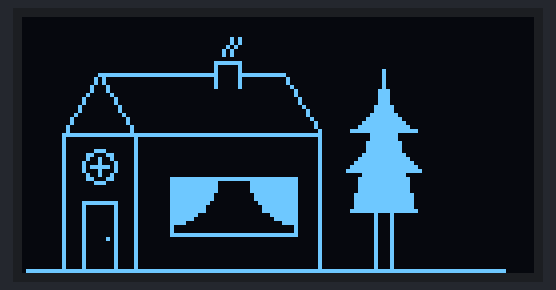
Simulated run of this sketch. Board: Arduino Uno, built with avr-gcc and run on an emulated ATmega328P. On the bench: 128×64 one-colour display.

Above: at 0.37 s.
At 3.83 s:
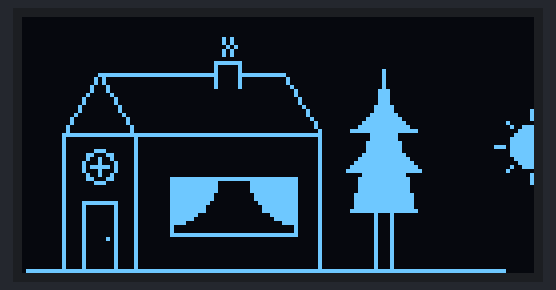
At 7.31 s:
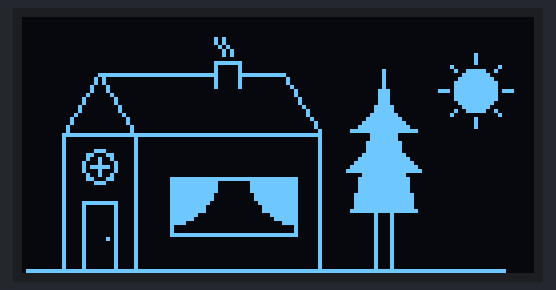
At 14.5 s:
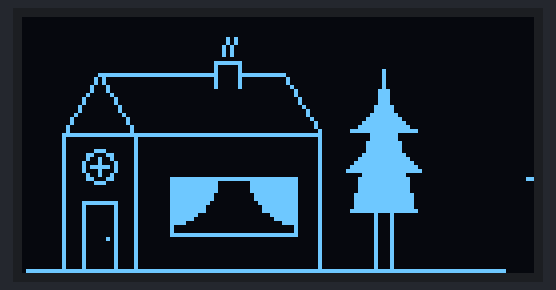
At 23.26 s:
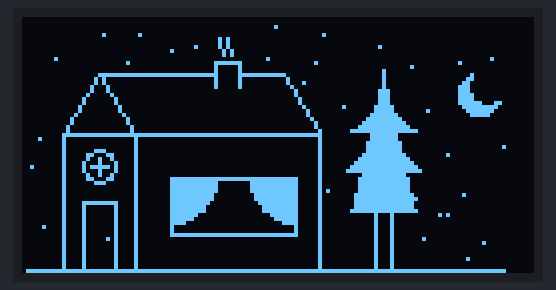
At 32.1 s:
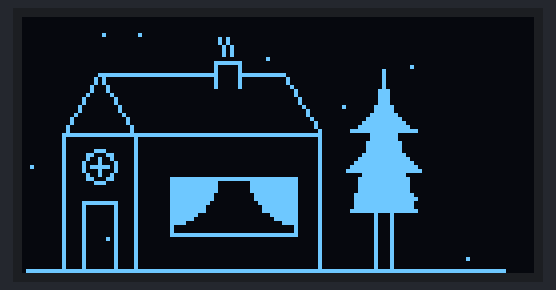

The sketch:

house_montion.ino
```cpp
//This animation for a 128x64 OLED Display shows a house, tree, su, moon and stars during the day
#include <U8glib.h>

U8GLIB_SH1106_128X64  tela_led(U8G_I2C_OPT_NONE);

int count = 0;

void u8g_prepare() {
  tela_led.setFont(u8g_font_gdr20n);
  tela_led.setFontRefHeightExtendedText();
  tela_led.setDefaultForegroundColor();
  tela_led.setFontPosTop();
}

void house(){
  tela_led.drawLine(1,63,120,63); //floor
  tela_led.drawFrame(10,29,65,35); //house
  tela_led.drawFrame(37,40,32,15); //window
  tela_led.drawFrame(15,46,9,18); //door
  tela_led.drawLine(28,30,28,62); //side
  tela_led.drawLine(10,29,19,14); //roof
  tela_led.drawLine(28,29,19,14); //roof
  tela_led.drawLine(20,14,47,14); //roof
  tela_led.drawLine(55,14,64,14); //roof
  tela_led.drawLine(65,14,74,28); //roof

  tela_led.drawLine(48,17,48,11); //chimmey
  tela_led.drawLine(49,11,53,11); //chimmey
  tela_led.drawLine(54,11,54,17); //chimmey

  tela_led.drawCircle(19,37,4); //circle window
  tela_led.drawLine(19,35,19,39); //circle window
  tela_led.drawLine(17,37,21,37); //circle window

  tela_led.drawDisc(37,40,11,U8G_DRAW_LOWER_RIGHT); //window skirts
  tela_led.drawDisc(68,40,11,U8G_DRAW_LOWER_LEFT); //window skirts

  tela_led.drawPixel(21,55); //doorknob
}

void tree(int xt,int yt){

  tela_led.drawLine(xt-2,yt-1,xt-2,yt-15); //Tree
  tela_led.drawLine(xt+2,yt-1,xt+2,yt-15); //Tree

  tela_led.drawTriangle(xt-8,yt-15,xt+8,yt-15,xt,yt-50); //Bush
  tela_led.drawTriangle(xt-9,yt-25,xt+9,yt-25,xt,yt-35); //Bush
  tela_led.drawTriangle(xt-8,yt-35,xt+8,yt-35,xt,yt-42); //Bush
}

void smoke(int a){

  tela_led.drawLine(50,9,50,8); //smoke bottom static
  tela_led.drawLine(52,9,52,8); //smoke bottom static

  // Smoke Base Montion
  if (a<=2){
    tela_led.drawPixel(51-a,7); //smoke base
    tela_led.drawPixel(53-a,7); //smoke base
  }
  else if (a==3){
    tela_led.drawPixel(51-2,7); //smoke base
    tela_led.drawPixel(53-2,7); //smoke base
  }
  else if (a<=6){
    tela_led.drawPixel(51-6+a,7); //smoke base
    tela_led.drawPixel(53-6+a,7); //smoke base
  }
  else {
    tela_led.drawPixel(51,7); //smoke base
    tela_led.drawPixel(53,7); //smoke base
  }
  // End of Smoke Base Montion

  // Upper Smoke Montion
  if (a<=4){
    tela_led.drawLine(52-a,5,52-a,6); //smoke upper
    tela_led.drawLine(54-a,5,54-a,6); //smoke upper
  }
  else {
    tela_led.drawLine(52-8+a,5,52-8+a,6); //smoke upper
    tela_led.drawLine(54-8+a,5,54-8+a,6); //smoke upper
  }
  // End of Upper Smoke Montion
}

void sun(int xs,int ys){
  tela_led.drawDisc(xs,ys,5); //sun

  tela_led.drawPixel(xs,ys-9); // SL N
  tela_led.drawPixel(xs,ys-8); // SL N
  tela_led.drawPixel(xs,ys-7); // SL N

  tela_led.drawPixel(xs+5,ys-5); // SL NE
  tela_led.drawPixel(xs+6,ys-6); // SL NE

  tela_led.drawPixel(xs+7,ys); // SL E
  tela_led.drawPixel(xs+8,ys); // SL E
  tela_led.drawPixel(xs+9,ys); // SL E

  tela_led.drawPixel(xs+5,ys+5); // SL SE
  tela_led.drawPixel(xs+6,ys+6); // SL SE

  tela_led.drawPixel(xs,ys+7); // SL S
  tela_led.drawPixel(xs,ys+8); // SL S
  tela_led.drawPixel(xs,ys+9); // SL S

  tela_led.drawPixel(xs-5,ys+5); // SL SW
  tela_led.drawPixel(xs-6,ys+6); // SL SW

  tela_led.drawPixel(xs-9,ys); // SL W
  tela_led.drawPixel(xs-8,ys); // SL W
  tela_led.drawPixel(xs-7,ys); // SL W

  tela_led.drawPixel(xs-5,ys-5); // SL NW
  tela_led.drawPixel(xs-6,ys-6); // SL NW
}

void moon(int xm,int ym){
  tela_led.drawDisc(xm,ym,5); //moon
  tela_led.setColorIndex(0); //
  tela_led.drawDisc(xm+2,ym-2,4);
  tela_led.setColorIndex(1);

}

void stars100 (){
  tela_led.drawPixel(5,52);
  tela_led.drawPixel(2,37);
  tela_led.drawPixel(4,30);
  tela_led.drawPixel(8,10);
  tela_led.drawPixel(10,43);
  tela_led.drawPixel(20,4);
  tela_led.drawPixel(26,11);
  tela_led.drawPixel(29,4);
  tela_led.drawPixel(37,8);
  tela_led.drawPixel(43,7);
  tela_led.drawPixel(61,10);
  tela_led.drawPixel(63,2);
  tela_led.drawPixel(70,16);
  tela_led.drawPixel(73,11);
  tela_led.drawPixel(75,4);
  tela_led.drawPixel(89,7);
  tela_led.drawPixel(76,43);
  tela_led.drawPixel(80,22);
  tela_led.drawPixel(109,11);
  tela_led.drawPixel(117,10);
  tela_led.drawPixel(100,55);
  tela_led.drawPixel(98,45);
  tela_led.drawPixel(110,44);
  tela_led.drawPixel(104,49);
  tela_led.drawPixel(101,23);
  tela_led.drawPixel(97,12);
  tela_led.drawPixel(111,22);
  tela_led.drawPixel(106,34);
  tela_led.drawPixel(115,56);
  tela_led.drawPixel(120,32);
  tela_led.drawPixel(111,60);
  tela_led.drawPixel(106,49);
}

void stars75 (){
  tela_led.drawPixel(5,52);
  tela_led.drawPixel(2,37);
  tela_led.drawPixel(8,10);
  tela_led.drawPixel(10,43);
  tela_led.drawPixel(20,4);
  tela_led.drawPixel(29,4);
  tela_led.drawPixel(37,8);
  tela_led.drawPixel(43,7);
  tela_led.drawPixel(61,10);
  tela_led.drawPixel(70,16);
  tela_led.drawPixel(73,11);
  tela_led.drawPixel(89,7);
  tela_led.drawPixel(80,22);
  tela_led.drawPixel(109,11);
  tela_led.drawPixel(117,10);
  tela_led.drawPixel(98,45);
  tela_led.drawPixel(110,44);
  tela_led.drawPixel(104,49);
  tela_led.drawPixel(97,12);
  tela_led.drawPixel(111,22);
  tela_led.drawPixel(106,34);
  tela_led.drawPixel(120,32);
  tela_led.drawPixel(111,60);
  tela_led.drawPixel(106,49);
}

void stars50 (){
  tela_led.drawPixel(2,37);
  tela_led.drawPixel(8,10);
  tela_led.drawPixel(20,4);
  tela_led.drawPixel(29,4);
  tela_led.drawPixel(43,7);
  tela_led.drawPixel(61,10);
  tela_led.drawPixel(70,16);
  tela_led.drawPixel(89,7);
  tela_led.drawPixel(80,22);
  tela_led.drawPixel(109,11);
  tela_led.drawPixel(98,45);
  tela_led.drawPixel(110,44);
  tela_led.drawPixel(97,12);
  tela_led.drawPixel(106,34);
  tela_led.drawPixel(111,60);
  tela_led.drawPixel(106,49);
}

void stars25 (){
  tela_led.drawPixel(2,37);
  tela_led.drawPixel(20,4);
  tela_led.drawPixel(29,4);
  tela_led.drawPixel(61,10);
  tela_led.drawPixel(80,22);
  tela_led.drawPixel(98,45);
  tela_led.drawPixel(97,12);
  tela_led.drawPixel(111,60);
}

void stars_fade_in (int g){
  switch (g>>3){
    case 0: stars25(); break;
    case 1: stars50(); break;
    case 2: stars75(); break;
    case 3: stars100(); break;
  }
}

void stars_fade_out (int h){
  switch (h>>3){
    case 0: stars100(); break;
    case 1: stars75(); break;
    case 2: stars50(); break;
    case 3: stars25(); break;
  }
}

void sun_up (int b){
  sun(141-b,46-b);
}

void sun_down (int c){
  sun(110+c,15+c);
}

void moon_up (int d){
  moon(141-d,46-d);
  stars_fade_in(d);
}

void moon_down (int e){
  moon(110+e,15+e);
  stars_fade_out(e);
}

void sun_moon_motion(int f){
  switch(f >> 5){
    case 0: sun_up(f&31); break;
    case 1: sun_down(f&31); break;
    case 2: moon_up(f&31); break;
    case 3: moon_down(f&31); break;
  }
}

void draw(){
  u8g_prepare();
  house();
  tree(90,63);
  sun_moon_motion(count);
  smoke(count&7);
}

void setup() {
}

void loop() {
  tela_led.firstPage();
  do {
    draw();
  } while( tela_led.nextPage() );
  count++;
  if (count>=128) {
    count=0;
  }
}
```
